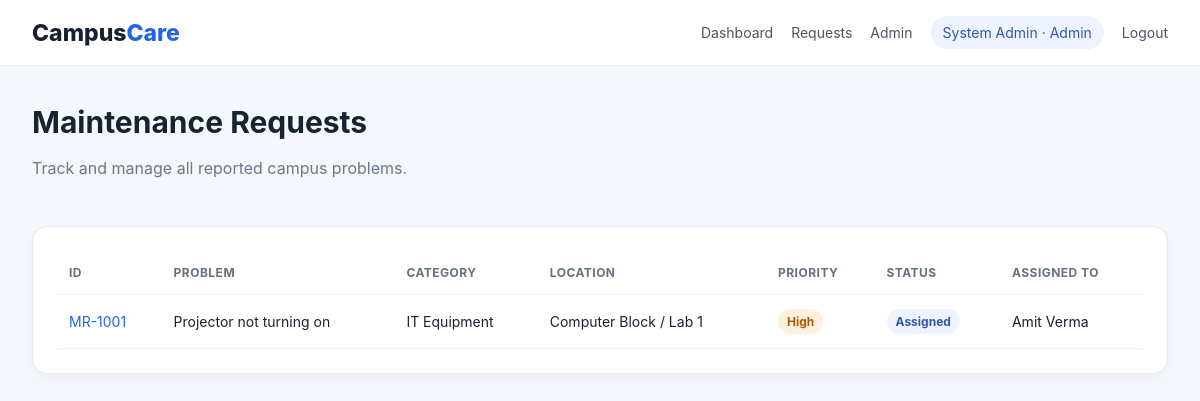
Screenshot of /requests.php (signed in) with the database file from the repository.
### tables this page shows
CREATE TABLE requests (
    id INT AUTO_INCREMENT PRIMARY KEY,
    request_code VARCHAR(30) UNIQUE NOT NULL,
    user_id INT NOT NULL,
    category_id INT NOT NULL,
    location_id INT NOT NULL,
    asset_id INT NULL,
    title VARCHAR(150) NOT NULL,
    description TEXT NOT NULL,
    priority ENUM('Low','Medium','High','Critical') DEFAULT 'Medium',
    status ENUM('New','Under Review','Assigned','In Progress','Waiting for Parts','Resolved','Verified','Closed','Rejected','Reopened') DEFAULT 'New',
    assigned_to INT NULL,
    resolution_notes TEXT NULL,
    created_at TIMESTAMP DEFAULT CURRENT_TIMESTAMP,
    resolved_at DATETIME NULL,
    FOREIGN KEY (user_id) REFERENCES users(id) ON DELETE CASCADE,
    FOREIGN KEY (category_id) REFERENCES categories(id),
    FOREIGN KEY (location_id) REFERENCES locations(id),
    FOREIGN KEY (asset_id) REFERENCES assets(id) ON DELETE SET NULL,
    FOREIGN KEY (assigned_to) REFERENCES staff(id) ON DELETE SET NULL
);

CREATE TABLE categories (
    id INT AUTO_INCREMENT PRIMARY KEY,
    name VARCHAR(80) NOT NULL UNIQUE
);

CREATE TABLE locations (
    id INT AUTO_INCREMENT PRIMARY KEY,
    building VARCHAR(100) NOT NULL,
    floor VARCHAR(50) NOT NULL,
    room VARCHAR(50) NOT NULL
);

CREATE TABLE staff (
    id INT AUTO_INCREMENT PRIMARY KEY,
    name VARCHAR(100) NOT NULL,
    specialty VARCHAR(80) NULL
);

### config.php (called while the page is built, shortened)
<?php
function e($value) {
    return htmlspecialchars($value ?? '', ENT_QUOTES, 'UTF-8');
}
?>

### requests.php (the view, shortened to what this page needs)
<?php
require_once "config.php";
$u=$_SESSION['user'];
$where="";
$sql="SELECT r.*,c.name category,l.building,l.room,u.name requester,s.name staff
      FROM requests r JOIN categories c ON r.category_id=c.id
      JOIN locations l ON r.location_id=l.id JOIN users u ON r.user_id=u.id
      LEFT JOIN staff s ON r.assigned_to=s.id
      $where ORDER BY FIELD(r.priority,'Critical','High','Medium','Low'),r.created_at DESC";
$res=$conn->query($sql);
?>
<!DOCTYPE html><html><head><title>Requests - CampusCare</title><link rel="stylesheet" href="style.css"><script src="script.js" defer></script></head>
<body><?php include "nav.php"; ?><main class="container">
<div class="page-head"><div><h1><?= $u['role']==='student' ? 'My Maintenance Requests' : 'Maintenance Requests' ?></h1><p class="muted"><?= $u['role']==='student' ? 'Only your reported problems are shown here.' : 'Track and manage all reported campus problems.' ?></p></div><?php if($u['role']==='student'): ?><a class="btn primary" href="new_request.php">+ New Request</a><?php endif; ?></div>
<div class="panel"><div class="table-wrap"><table>
<tr><th>ID</th><th>Problem</th><th>Category</th><th>Location</th><th>Priority</th><th>Status</th><th>Assigned To</th></tr>
<?php while($r=$res->fetch_assoc()): ?><tr>
<td><a href="request_view.php?id=<?=$r['id']?>"><?=e($r['request_code'])?></a></td>
<td><?=e($r['title'])?></td><td><?=e($r['category'])?></td>
<td><?=e($r['building'])?> / <?=e($r['room'])?></td>
<td><span class="badge <?=strtolower($r['priority'])?>"><?=e($r['priority'])?></span></td>
<td><span class="badge status"><?=e($r['status'])?></span></td>
<td><?=e($r['staff'] ?: 'Not assigned')?></td>
</tr><?php endwhile; ?>
</table></div></div></main></body></html>

### style.css (style rules this page uses)
* { box-sizing:border-box }
body { margin:0;font-family:Inter,Segoe UI,Arial,sans-serif;background:#f4f7fb;color:#182230 }
a { color:#2463eb;text-decoration:none }
h1 { font-size:30px;margin:0 0 7px }
p { line-height:1.6 }
.muted { color:#6b7788 }
.container { max-width:1180px;margin:0 auto;padding:38px 22px }
.page-head { display:flex;justify-content:space-between;align-items:center;margin-bottom:28px }
.panel { background:#fff;border:1px solid #e5eaf1;border-radius:15px;padding:24px;box-shadow:0 5px 18px rgba(20,35,60,.04);margin-bottom:22px }
.table-wrap { overflow:auto }
table { width:100%;border-collapse:collapse;font-size:14px }
th,td { text-align:left;padding:14px 12px;border-bottom:1px solid #edf0f4;white-space:nowrap }
th { color:#657084;font-size:12px;text-transform:uppercase;letter-spacing:.04em }
.badge { display:inline-block;padding:5px 9px;border-radius:20px;background:#edf1f7;font-size:12px;font-weight:700 }
.badge.high { background:#fff0df;color:#a95d00 }
.status { background:#eef3ff;color:#3158a8 }

### rows the page displays
requests: request_code "MR-1001", title "Projector not turning on", category.name "IT Equipment", location.building "Computer Block", location.room "Lab 1", priority "High", status "Assigned", assigned_to.name "Amit Verma"

### other values shown
$_SESSION['user']['name'] "System Admin"
$_SESSION['user']['role'] "Admin"
